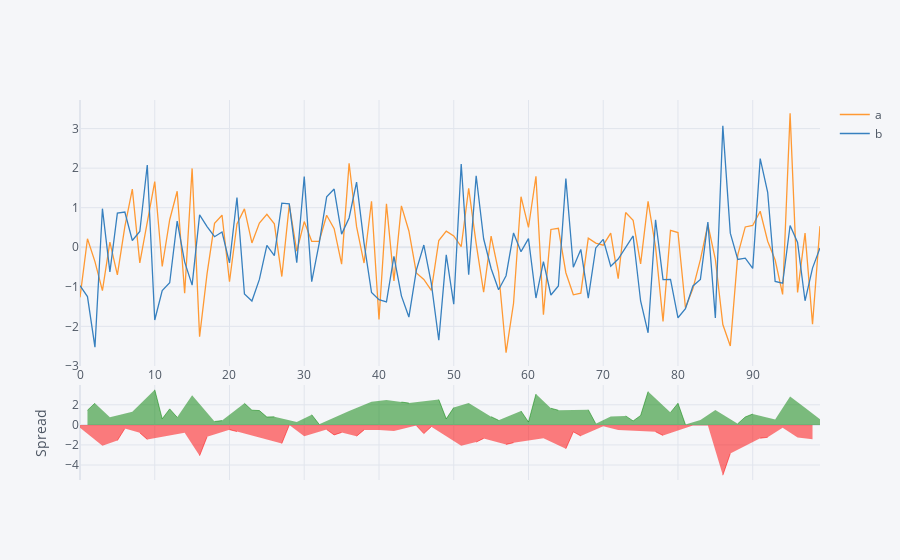

Notebook cell for this chart:
### Code cell
dataframe[['a','b']].iplot(kind='spread')

### Figure 1 — Plotly figure (JSON) as saved in the notebook; plotly's stock layout.template omitted (floating-point values rounded to 4 significant figures)
{"data": [{"line": {"color": "rgba(255, 153, 51, 1.0)", "dash": "solid", "shape": "linear", "width": 1.3}, "mode": "lines", "name": "a", "text": "", "type": "scatter", "x": [0, 1, 2, 3, 4, 5, 6, 7, 8, 9, 10, 11, 12, 13, 14, 15, 16, 17, 18, 19, 20, 21, 22, 23, 24, 25, 26, 27, 28, 29, 30, 31, 32, 33, 34, 35, 36, 37, 38, 39, 40, 41, 42, 43, 44, 45, 46, 47, 48, 49, 50, 51, 52, 53, 54, 55, 56, 57, 58, 59, 60, 61, 62, 63, 64, 65, 66, 67, 68, 69, 70, 71, 72, 73, 74, 75, 76, 77, 78, 79, 80, 81, 82, 83, 84, 85, 86, 87, 88, 89, 90, 91, 92, 93, 94, 95, 96, 97, 98, 99], "y": [-1.267, 0.2152, -0.364, -1.096, 0.1318, -0.6992, 0.5207, 1.472, -0.3952, 0.631, 1.661, -0.4868, 0.6957, 1.416, -1.163, 1.993, -2.26, -0.6686, 0.6036, 0.8101, -0.8739, 0.5909, 0.9697, 0.1074, 0.6116, 0.8323, 0.5903, -0.7413, 1.071, -0.101, 0.6482, 0.1486, 0.1512, 0.8074, 0.4704, -0.4266, 2.124, 0.5194, -0.399, 1.163, -1.829, 1.098, -0.8509, 1.045, 0.4117, -0.6507, -0.8158, -1.09, 0.1705, 0.4066, 0.2866, 0.01263, 1.489, 0.08992, -1.138, 0.2802, -0.6202, -2.667, -1.418, 1.277, 0.5018, 1.795, -1.707, 0.4497, 0.4795, -0.6446, -1.202, -1.161, 0.2277, 0.1028, 0.0527, 0.3561, -0.797, 0.8779, 0.6797, -0.4234, 1.16, 0.006293, -1.875, 0.4274, 0.3717, -1.529, -1.047, -0.316, 0.5744, -0.3047, -1.954, -2.499, -0.1926, 0.513, 0.5494, 0.9099, 0.1511, -0.3234, -1.195, 3.386, -1.141, 0.3558, -1.949, 0.5335]}, {"line": {"color": "rgba(55, 128, 191, 1.0)", "dash": "solid", "shape": "linear", "width": 1.3}, "mode": "lines", "name": "b", "text": "", "type": "scatter", "x": [0, 1, 2, 3, 4, 5, 6, 7, 8, 9, 10, 11, 12, 13, 14, 15, 16, 17, 18, 19, 20, 21, 22, 23, 24, 25, 26, 27, 28, 29, 30, 31, 32, 33, 34, 35, 36, 37, 38, 39, 40, 41, 42, 43, 44, 45, 46, 47, 48, 49, 50, 51, 52, 53, 54, 55, 56, 57, 58, 59, 60, 61, 62, 63, 64, 65, 66, 67, 68, 69, 70, 71, 72, 73, 74, 75, 76, 77, 78, 79, 80, 81, 82, 83, 84, 85, 86, 87, 88, 89, 90, 91, 92, 93, 94, 95, 96, 97, 98, 99], "y": [-0.9715, -1.249, -2.528, 0.9741, -0.6217, 0.8618, 0.8893, 0.1711, 0.3991, 2.078, -1.84, -1.095, -0.899, 0.6593, -0.3707, -0.9591, 0.8176, 0.522, 0.2659, 0.3845, -0.3978, 1.256, -1.182, -1.36, -0.8143, 0.04567, -0.2143, 1.116, 1.096, -0.3909, 1.786, -0.8695, 0.09834, 1.275, 1.471, 0.3318, 0.7408, 1.645, 0.104, -1.141, -1.324, -1.381, -0.2301, -1.23, -1.766, -0.5783, 0.05612, -0.915, -2.351, -0.1948, -1.441, 2.103, -0.6932, 1.808, 0.2138, -0.5377, -1.075, -0.7193, 0.3621, -0.1128, 0.2167, -1.285, -0.3629, -1.208, -0.9811, 1.734, -0.5068, -0.05449, -1.285, -0.01722, 0.2, -0.48, -0.2976, -0.01873, 0.2853, -1.359, -2.164, 0.6941, -0.8201, -0.8113, -1.783, -1.554, -0.9798, -0.8142, 0.6355, -1.787, 3.068, 0.3562, -0.3104, -0.2766, -0.5363, 2.24, 1.39, -0.8664, -0.9103, 0.5499, 0.1207, -1.354, -0.5274, -0.01872]}, {"connectgaps": false, "fill": "tozeroy", "line": {"color": "green", "dash": "solid", "shape": "linear", "width": 0.5}, "mode": "lines", "name": "Spread", "showlegend": false, "type": "scatter", "x": [0, 1, 2, 3, 4, 5, 6, 7, 8, 9, 10, 11, 12, 13, 14, 15, 16, 17, 18, 19, 20, 21, 22, 23, 24, 25, 26, 27, 28, 29, 30, 31, 32, 33, 34, 35, 36, 37, 38, 39, 40, 41, 42, 43, 44, 45, 46, 47, 48, 49, 50, 51, 52, 53, 54, 55, 56, 57, 58, 59, 60, 61, 62, 63, 64, 65, 66, 67, 68, 69, 70, 71, 72, 73, 74, 75, 76, 77, 78, 79, 80, 81, 82, 83, 84, 85, 86, 87, 88, 89, 90, 91, 92, 93, 94, 95, 96, 97, 98, 99], "xaxis": "x2", "y": ["", 1.464, 2.164, "", 0.7534, "", "", 1.301, "", "", 3.502, 0.6077, 1.595, 0.7566, "", 2.952, "", "", 0.3378, 0.4256, "", "", 2.152, 1.467, 1.426, 0.7866, 0.8045, "", "", 0.2899, "", 1.018, 0.0529, "", "", "", 1.383, "", "", 2.304, "", 2.479, "", 2.274, 2.177, "", "", "", 2.522, 0.6015, 1.728, "", 2.182, "", "", 0.818, 0.4547, "", "", 1.39, 0.2851, 3.08, "", 1.658, 1.461, "", "", "", 1.513, 0.12, "", 0.8361, "", 0.8966, 0.3944, 0.9355, 3.324, "", "", 1.239, 2.155, 0.02526, "", 0.4982, "", 1.483, "", "", 0.1177, 0.7896, 1.086, "", "", 0.543, "", 2.837, "", 1.71, "", 0.5522], "yaxis": "y2"}, {"connectgaps": false, "fill": "tozeroy", "line": {"color": "red", "dash": "solid", "shape": "linear", "width": 0.5}, "mode": "lines", "name": "Spread", "showlegend": false, "type": "scatter", "x": [0, 1, 2, 3, 4, 5, 6, 7, 8, 9, 10, 11, 12, 13, 14, 15, 16, 17, 18, 19, 20, 21, 22, 23, 24, 25, 26, 27, 28, 29, 30, 31, 32, 33, 34, 35, 36, 37, 38, 39, 40, 41, 42, 43, 44, 45, 46, 47, 48, 49, 50, 51, 52, 53, 54, 55, 56, 57, 58, 59, 60, 61, 62, 63, 64, 65, 66, 67, 68, 69, 70, 71, 72, 73, 74, 75, 76, 77, 78, 79, 80, 81, 82, 83, 84, 85, 86, 87, 88, 89, 90, 91, 92, 93, 94, 95, 96, 97, 98, 99], "xaxis": "x2", "y": [-0.2951, "", "", -2.07, "", -1.561, -0.3686, "", -0.7943, -1.447, "", "", "", "", -0.7919, "", -3.077, -1.191, "", "", -0.4762, -0.6652, "", "", "", "", "", -1.857, -0.02445, "", -1.138, "", "", -0.4679, -1.001, -0.7584, "", -1.126, -0.503, "", -0.5047, "", -0.6208, "", "", -0.07239, -0.8719, -0.1751, "", "", "", -2.091, "", -1.718, -1.352, "", "", -1.948, -1.78, "", "", "", -1.344, "", "", -2.379, -0.6957, -1.106, "", "", -0.1473, "", -0.4994, "", "", "", "", -0.6878, -1.055, "", "", "", -0.06726, "", -0.06112, "", -5.022, -2.855, "", "", "", -1.33, -1.239, "", -0.2843, "", -1.262, "", -1.421, ""], "yaxis": "y2"}], "layout": {"hovermode": "x", "legend": {"bgcolor": "#F5F6F9", "font": {"color": "#4D5663"}}, "paper_bgcolor": "#F5F6F9", "plot_bgcolor": "#F5F6F9", "title": {"font": {"color": "#4D5663"}}, "xaxis": {"gridcolor": "#E1E5ED", "showgrid": true, "tickfont": {"color": "#4D5663"}, "title": {"font": {"color": "#4D5663"}, "text": ""}, "zerolinecolor": "#E1E5ED"}, "xaxis2": {"anchor": "y2", "gridcolor": "#E1E5ED", "showgrid": true, "showticklabels": false, "tickfont": {"color": "#4D5663"}, "title": {"font": {"color": "#4D5663"}, "text": ""}, "zerolinecolor": "#E1E5ED"}, "yaxis": {"domain": [0.3, 1], "gridcolor": "#E1E5ED", "showgrid": true, "tickfont": {"color": "#4D5663"}, "title": {"font": {"color": "#4D5663"}, "text": ""}, "zerolinecolor": "#E1E5ED"}, "yaxis2": {"domain": [0, 0.25], "gridcolor": "#E1E5ED", "showgrid": true, "tickfont": {"color": "#4D5663"}, "title": {"font": {"color": "#4D5663"}, "text": "Spread"}, "zerolinecolor": "#E1E5ED"}}}
